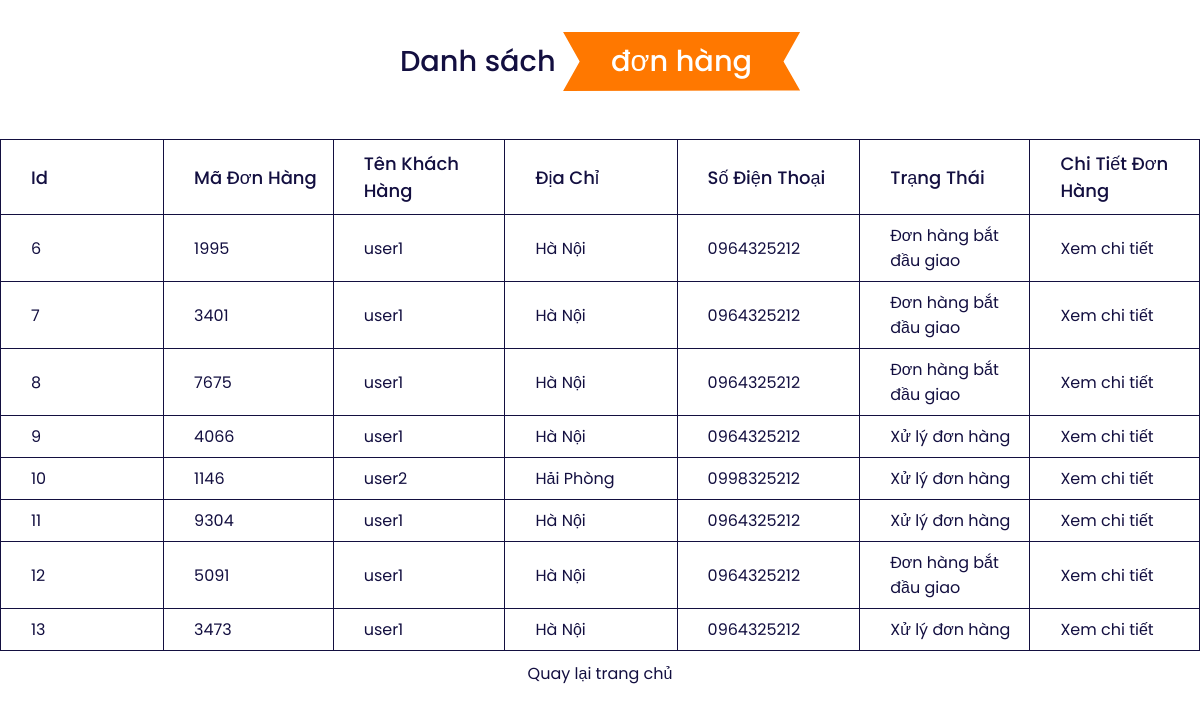
The app's page /list-order.php with its own data.
### tables this page shows
CREATE TABLE `tbl_cart` (
  `id_cart` int(11) NOT NULL,
  `id_user` int(11) NOT NULL,
  `code_cart` varchar(10) NOT NULL,
  `cart_status` int(11) NOT NULL
);

CREATE TABLE `user` (
  `id` int(11) NOT NULL,
  `username` varchar(255) NOT NULL,
  `password` varchar(255) NOT NULL,
  `fullname` varchar(255) NOT NULL,
  `email` varchar(255) NOT NULL,
  `dateofbirth` date NOT NULL,
  `phone` varchar(11) NOT NULL,
  `address` varchar(255) NOT NULL,
  `points` float NOT NULL
);

### list-order.php (the view, shortened to what this page needs)
<!DOCTYPE html>
<html lang="en">
<head>
    <link rel="stylesheet" href="assets/css/list-products.css" />
    <link
    href="https://unpkg.com/boxicons@2.0.9/css/boxicons.min.css"
    rel="stylesheet"
  />
</head>
<body>
<?php require_once "connect.php"; ?>
    <section class="home-content">
      <h1 class="heading">Danh sách <span>đơn hàng</span></h1>
      <div class="list-products">
        <div style="overflow-x: auto">
            <table>
                <thead>
                  <tr>
                    <th>Id</th>
                    <th>Mã đơn hàng</th>
                    <th>Tên khách hàng</th>
                    <th>Địa chỉ</th>
                    <th>Số điện thoại</th>
                    <th>Trạng thái</th>
                    <th>Chi tiết đơn hàng </th>
                  </tr>
                </thead>
                <tbody>
                  <?php
                      $sql_list_order = $conn -> query("SELECT * FROM tbl_cart ORDER BY id_cart ASC");
                      while($row_list_order = mysqli_fetch_assoc($sql_list_order)){
                        $sql ="Select *  From user Where id = '".$row_list_order['id_user']."'";
                        $result =$conn->query($sql);
                        if($result->num_rows >0){
                            $row= $result->fetch_array();
                        }
                    ?>
                  <tr>
                    <td><?php echo $row_list_order['id_cart'] ?></td>
                    <td><?php echo $row_list_order['code_cart'] ?></td>
                    <td><?php echo $row['username'] ?></td>
                    <td><?php echo $row['address'] ?></td>
                    <td><?php echo $row['phone'] ?></td>
                    <td>
                        <?php
                            if($row_list_order['cart_status'] == 1){
                               echo '<a href="xuly-order.php?code='.$row_list_order['code_cart'].'">Xử lý đơn hàng</a>';
                            }
                            else{
                                echo 'Đơn hàng bắt đầu giao';
                            }
                        ?>
                    </td>
                    <td>
                      <a href="list-detail-order.php?code-cart=<?php echo $row_list_order['code_cart']?>">Xem chi tiết</a>
                    </td>
                  </tr>
                  <?php
                      }
                  ?>
                </tbody>
            </table>
        </div>
    </section>
    <a class="back" href="admin.php"> Quay lại trang chủ</a>
</body>
</html>

### assets/css/list-products.css (style rules this page uses)
:root { --orange: #ff7800; --black: #130f40; --light-color: #666; --box-shadow: 0 0.5rem 1.5rem rgba(0, 0, 0, 0.1); --border: 0.2rem solid rgba(0, 0, 0, 0.1); --outline: 0.1rem solid rgba(0, 0, 0, 0.1); --outline-hover: 0.2rem solid var(--black); }
* { margin: 0; padding: 0; box-sizing: border-box; font-family: "Poppins", sans-serif; scroll-behavior: smooth; color: var(--black); }
.heading { text-align: center; padding: 2rem 0; padding-bottom: 3rem; font-size: 1.8rem; font-weight: 500; color: var(--black); }
.heading span { background: var(--orange); color: #fff; display: inline-block; padding: 0.5rem 3rem; clip-path: polygon(100% 0, 93% 50%, 100% 99%, 0% 100%, 7% 50%, 0% 0%); }
table { border-collapse: collapse; border-spacing: 0; width: 100vw; border: 1px solid var(--black); }
th { text-align: left; border: 1px solid var(--black); padding-left: 30px; padding-top: 10px; padding-bottom: 10px; font-size: 18px; font-weight: 500; text-transform: capitalize; }
td { border: 1px solid var(--black); text-align: left; padding: 8px; padding-left: 30px; overflow: hidden; width: 200px; }
td a { color: var(--black); text-decoration: none; }
.back { display: flex; justify-content: center; text-decoration: none; padding: 10px; color: var(--black); }

### records on screen
tbl_cart: id_cart "6", code_cart "1995", id_user.username "user1", id_user.address "Hà Nội", id_user.phone "0964325212", cart_status "Đơn hàng bắt đầu giao"
tbl_cart: id_cart "7", code_cart "3401", id_user.username "user1", id_user.address "Hà Nội", id_user.phone "0964325212", cart_status "Đơn hàng bắt đầu giao"
tbl_cart: id_cart "8", code_cart "7675", id_user.username "user1", id_user.address "Hà Nội", id_user.phone "0964325212", cart_status "Đơn hàng bắt đầu giao"
tbl_cart: id_cart "9", code_cart "4066"
user: username "user1", address "Hà Nội", phone "0964325212"
tbl_cart: id_cart "10", code_cart "1146", id_user.username "user2", id_user.address "Hải Phòng", id_user.phone "0998325212"
tbl_cart: id_cart "11", code_cart "9304", id_user.username "user1", id_user.address "Hà Nội", id_user.phone "0964325212"
tbl_cart: id_cart "12", code_cart "5091", cart_status "Đơn hàng bắt đầu giao"
tbl_cart: id_cart "13", code_cart "3473", id_user.username "user1", id_user.address "Hà Nội", id_user.phone "0964325212"
